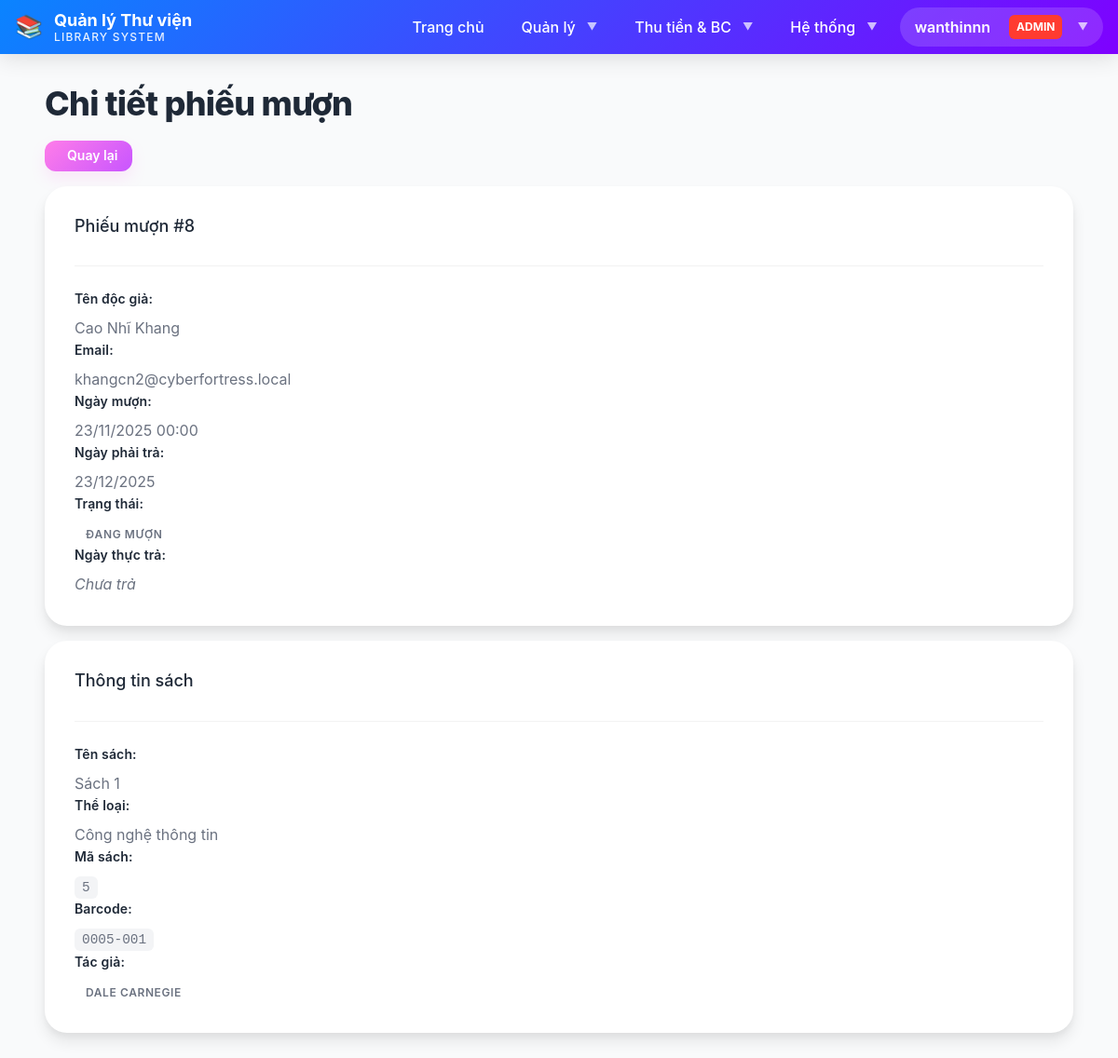
Screenshot of /book/borrow/8/ (signed in) with the database file from the repository.
### LibraryApp/models.py (models this page shows, shortened)
class BorrowReturnReceipt(models.Model):
    reader = models.ForeignKey(
        Reader,
        on_delete=models.PROTECT,
        related_name='borrow_receipts',
        verbose_name='Độc giả'
    )
    book_item = models.ForeignKey(
        BookItem,
        on_delete=models.PROTECT,
        related_name='borrow_receipts',
        verbose_name='Cuốn sách'
    )
    borrow_date = models.DateTimeField(
        default=timezone.now,
        verbose_name='Ngày mượn'
    )
    due_date = models.DateTimeField(
        verbose_name='Ngày phải trả'
    )
    return_date = models.DateTimeField(
        null=True,
        blank=True,
        verbose_name='Ngày thực trả'
    )
    fine_amount = models.IntegerField(
        default=0,
        validators=[MinValueValidator(0)],
        verbose_name='Tiền phạt trả trễ'
    )
    notes = models.TextField(
        blank=True,
        verbose_name='Ghi chú'
    )
    created_at = models.DateTimeField(auto_now_add=True, verbose_name='Ngày tạo')
    updated_at = models.DateTimeField(auto_now=True, verbose_name='Ngày cập nhật')
    class Meta:
        db_table = 'borrow_return_receipt'
        verbose_name = 'Phiếu mượn/trả sách'
        verbose_name_plural = 'Phiếu mượn/trả sách'
        ordering = ['-borrow_date']
        indexes = [
            models.Index(fields=['reader']),
            models.Index(fields=['book_item']),
            models.Index(fields=['-borrow_date']),
            models.Index(fields=['return_date']),
        ]
    @property
    def is_returned(self):
        return self.return_date is not None
    @property
    def is_overdue(self):
        if self.is_returned:
            return self.return_date > self.due_date
        return timezone.now() > self.due_date

class Reader(models.Model):
    reader_name = models.CharField(
        max_length=255,
        verbose_name='Tên độc giả'
    )
    reader_type = models.ForeignKey(
        ReaderType,
        on_delete=models.PROTECT,
        verbose_name='Loại độc giả',
        related_name='readers'
    )
    date_of_birth = models.DateField(
        verbose_name='Ngày sinh'
    )
    address = models.TextField(
        verbose_name='Địa chỉ'
    )
    email = models.EmailField(
        verbose_name='Email',
        unique=True
    )
    phone_number = models.CharField(
        max_length=15,
        verbose_name='Số điện thoại',
        blank=True,
        null=True
    )
    card_creation_date = models.DateTimeField(
        verbose_name='Ngày lập thẻ',
        default=timezone.now
    )
    expiration_date = models.DateTimeField(
        verbose_name='Ngày hết hạn thẻ'
    )
    total_debt = models.PositiveIntegerField(
        verbose_name='Tổng nợ (VNĐ)',
        default=0,
        validators=[MinValueValidator(0)]
    )
    is_active = models.BooleanField(
        verbose_name='Đang hoạt động',
        default=True
    )
    created_at = models.DateTimeField(auto_now_add=True)
    updated_at = models.DateTimeField(auto_now=True)
    class Meta:
        db_table = 'reader'
        verbose_name = 'Độc giả'
        verbose_name_plural = 'Độc giả'
        ordering = ['-card_creation_date']
        indexes = [
            models.Index(fields=['email']),
            models.Index(fields=['reader_type']),
            models.Index(fields=['is_active']),
        ]

class BookItem(models.Model):
    book = models.ForeignKey(
        Book,
        on_delete=models.PROTECT,
        verbose_name='Sách',
        related_name='book_items'
    )
    is_borrowed = models.BooleanField(
        verbose_name='Đang được mượn',
        default=False
    )
    barcode = models.CharField(
        max_length=50,
        verbose_name='Mã vạch',
        unique=True,
        blank=True,
        null=True
    )
    notes = models.TextField(
        verbose_name='Ghi chú',
        blank=True,
        null=True
    )
    created_at = models.DateTimeField(auto_now_add=True)
    updated_at = models.DateTimeField(auto_now=True)
    class Meta:
        db_table = 'book_item'
        verbose_name = 'Cuốn sách'
        verbose_name_plural = 'Các cuốn sách'
        ordering = ['book', 'id']
        indexes = [
            models.Index(fields=['book']),
            models.Index(fields=['is_borrowed']),
        ]

class Book(models.Model):
    book_title = models.ForeignKey(
        BookTitle,
        on_delete=models.PROTECT,
        verbose_name='Tựa sách',
        related_name='books'
    )
    quantity = models.PositiveIntegerField(
        verbose_name='Số lượng',
        default=1,
        validators=[MinValueValidator(1)]
    )
    unit_price = models.PositiveIntegerField(
        verbose_name='Đơn giá (VNĐ)',
        validators=[MinValueValidator(0)]
    )
    publish_year = models.PositiveIntegerField(
        verbose_name='Năm xuất bản',
        validators=[MinValueValidator(1900), MaxValueValidator(2100)]
    )
    publisher = models.CharField(
        max_length=255,
        verbose_name='Nhà xuất bản'
    )
    remaining_quantity = models.PositiveIntegerField(
        verbose_name='Số lượng còn lại',
        validators=[MinValueValidator(0)]
    )
    isbn = models.CharField(
        max_length=20,
        verbose_name='ISBN',
        blank=True,
        null=True
    )
    edition = models.CharField(
        max_length=50,
        verbose_name='Phiên bản',
        blank=True,
        null=True
    )
    language = models.CharField(
        max_length=50,
        verbose_name='Ngôn ngữ',
        default='Tiếng Việt'
    )
    created_at = models.DateTimeField(auto_now_add=True)
    updated_at = models.DateTimeField(auto_now=True)
    class Meta:
        db_table = 'book'
        verbose_name = 'Sách'
        verbose_name_plural = 'Sách'
        ordering = ['-publish_year', 'book_title']
        indexes = [
            models.Index(fields=['book_title']),
            models.Index(fields=['publish_year']),
            models.Index(fields=['publisher']),
        ]

class BookTitle(models.Model):
    book_title = models.CharField(
        max_length=500,
        verbose_name='Tên tựa sách'
    )
    category = models.ForeignKey(
        Category,
        on_delete=models.PROTECT,
        verbose_name='Thể loại',
        related_name='book_titles'
    )
    authors = models.ManyToManyField(
        Author,
        through='AuthorDetail',
        verbose_name='Tác giả',
        related_name='book_titles'
    )
    description = models.TextField(
        verbose_name='Mô tả',
        blank=True,
        null=True
    )
    created_at = models.DateTimeField(auto_now_add=True)
    updated_at = models.DateTimeField(auto_now=True)
    class Meta:
        db_table = 'book_title'
        verbose_name = 'Tựa sách'
        verbose_name_plural = 'Tựa sách'
        ordering = ['book_title']
        indexes = [
            models.Index(fields=['category']),
        ]

class Category(models.Model):
    category_name = models.CharField(
        max_length=100,
        verbose_name='Tên thể loại',
        unique=True
    )
    description = models.TextField(
        verbose_name='Mô tả',
        blank=True,
        null=True
    )
    class Meta:
        db_table = 'category'
        verbose_name = 'Thể loại'
        verbose_name_plural = 'Thể loại'
        ordering = ['category_name']

class Author(models.Model):
    author_name = models.CharField(
        max_length=255,
        verbose_name='Tên tác giả'
    )
    bio = models.TextField(
        verbose_name='Tiểu sử',
        blank=True,
        null=True
    )
    class Meta:
        db_table = 'author'
        verbose_name = 'Tác giả'
        verbose_name_plural = 'Tác giả'
        ordering = ['author_name']

### LibraryApp/views.py (the view)
# urls.py: path('book/borrow/<int:receipt_id>/', views.borrow_book_detail_view, name='borrow_book_detail'),
@staff_required
def borrow_book_detail_view(request, receipt_id):
    receipt = get_object_or_404(BorrowReturnReceipt, id=receipt_id)
    context = {
        'receipt': receipt,
        'page_title': f'Phiếu mượn #{receipt.id}'
    }
    return render(request, 'LibraryApp/borrowing/borrow_book_detail.html', context)

### templates/LibraryApp/borrowing/borrow_book_detail.html (shortened to what this page needs)
{% extends 'base.html' %}
{% block content %}
<div class="container mt-5">
    <div class="row mb-4">
        <div class="col-md-12">
            <h1 class="mb-3">
                 Chi tiết phiếu mượn
            </h1>
            <a href="{% url 'borrow_book_list' %}" class="btn btn-secondary btn-sm">
                 Quay lại
            </a>
        </div>
    </div>
    <div class="card mb-4">
        <div class="card-header bg-primary text-white">
            <h5 class="mb-0">Phiếu mượn #{{ receipt.id }}</h5>
        </div>
        <div class="card-body">
            <div class="row">
                <div class="col-md-6">
                    <div class="mb-3">
                        <label class="form-label"><strong>Tên độc giả:</strong></label>
                        <p>{{ receipt.reader.reader_name }}</p>
                    </div>
                    <div class="mb-3">
                        <label class="form-label"><strong>Email:</strong></label>
                        <p><a href="mailto:{{ receipt.reader.email }}">{{ receipt.reader.email }}</a></p>
                    </div>
                    <div class="mb-3">
                        <label class="form-label"><strong>Ngày mượn:</strong></label>
                        <p>{{ receipt.borrow_date|date:"d/m/Y H:i" }}</p>
                    </div>
                </div>
                <div class="col-md-6">
                    <div class="mb-3">
                        <label class="form-label"><strong>Ngày phải trả:</strong></label>
                        <p>
                            {{ receipt.due_date|date:"d/m/Y" }}
                        </p>
                    </div>
                    <div class="mb-3">
                        <label class="form-label"><strong>Trạng thái:</strong></label>
                        <p>
                            {% if receipt.is_returned %}
                            <span class="badge bg-success">ĐÃ TRẢ</span>
                            {% elif receipt.is_overdue %}
                            <span class="badge bg-danger">QUÁ HẠN</span>
                            {% else %}
                            <span class="badge bg-warning">ĐANG MƯỢN</span>
                            {% endif %}
                        </p>
                    </div>
                    <div class="mb-3">
                        <label class="form-label"><strong>Ngày thực trả:</strong></label>
                        <p>
                            {% if receipt.return_date %}
                            {{ receipt.return_date|date:"d/m/Y H:i" }}
                            {% else %}
                            <em class="text-muted">Chưa trả</em>
                            {% endif %}
                        </p>
                    </div>
                </div>
            </div>
        </div>
    </div>
    <div class="card mb-4">
        <div class="card-header bg-info text-white">
            <h5 class="mb-0">Thông tin sách</h5>
        </div>
        <div class="card-body">
            <div class="row">
                <div class="col-md-6">
                    <div class="mb-3">
                        <label class="form-label"><strong>Tên sách:</strong></label>
                        <p>{{ receipt.book_item.book.book_title.book_title }}</p>
                    </div>
                    <div class="mb-3">
                        <label class="form-label"><strong>Thể loại:</strong></label>
                        <p>{{ receipt.book_item.book.book_title.category.category_name }}</p>
                    </div>
                </div>
                <div class="col-md-6">
                    <div class="mb-3">
                        <label class="form-label"><strong>Mã sách:</strong></label>
                        <p><code>{{ receipt.book_item.book.id }}</code></p>
                    </div>
                    <div class="mb-3">
                        <label class="form-label"><strong>Barcode:</strong></label>
                        <p><code>{{ receipt.book_item.barcode }}</code></p>
                    </div>
                </div>
            </div>
            <div class="row">
                <div class="col-md-12">
                    <label class="form-label"><strong>Tác giả:</strong></label>
                    <p>
                        {% for author in receipt.book_item.book.book_title.authors.all %}
                        <span class="badge bg-secondary">{{ author.author_name }}</span>
                        {% endfor %}
                    </p>
                </div>
            </div>
        </div>
    </div>
</div>
{% endblock %}

### templates/base.html (shortened to what this page needs)
{% load static %}
<!DOCTYPE html>
<html lang="vi">
<head>
    <link rel="stylesheet" href="{% static 'css/main.css' %}">
</head>
<body class="page-wrapper">
    <nav class="navbar">
        <div class="navbar-container">
            <a class="navbar-brand" href="{% url 'home' %}">
                <span class="navbar-logo">📚</span>
                <div class="navbar-title">
                    <span class="navbar-title-main">Quản lý Thư viện</span>
                    <span class="navbar-title-sub">Library System</span>
                </div>
            </a>
            <ul class="navbar-nav" id="navMenu">
                <li class="nav-item">
                    <a class="nav-link" href="{% url 'home' %}">Trang chủ</a>
                </li>
                {% if user.is_authenticated %}
                    <li class="nav-item dropdown">
                        <a class="nav-link dropdown-toggle" href="#">Quản lý</a>
                    </li>
                    <li class="nav-item dropdown">
                        <a class="nav-link dropdown-toggle" href="#">Thu tiền & BC</a>
                    </li>
                    {% if user.is_superuser %}
                    <li class="nav-item dropdown">
                        <a class="nav-link dropdown-toggle" href="#">Hệ thống</a>
                    </li>
                    {% endif %}
                    <li class="nav-item dropdown">
                        <a class="navbar-user dropdown-toggle" href="#">
                            {{ user.username }}
                            {% if user.is_superuser %}
                                <span class="user-badge">Admin</span>
                            {% elif user.is_staff %}
                                <span class="user-badge" style="background: var(--color-info);">Staff</span>
                            {% endif %}
                        </a>
                    </li>
                {% endif %}
            </ul>
        </div>
    </nav>
    <div class="page-content">
        <div class="container">
            {% block content %}
            {% endblock %}
        </div>
    </div>
</body>
</html>

### rows the page displays
BorrowReturnReceipt: id "8", reader.reader_name "Cao Nhĩ Khang", reader.email "khangcn2@cyberfortress.local", borrow_date "23/11/2025 00:00", due_date "23/12/2025", book_item.book.book_title.book_title "Sách 1", book_item.book.book_title.category.category_name "Công nghệ thông tin", book_item.book.id "5", book_item.barcode "0005-001"
Author: author_name "DALE CARNEGIE"

### other values shown
{{ user.username }} "wanthinnn"
